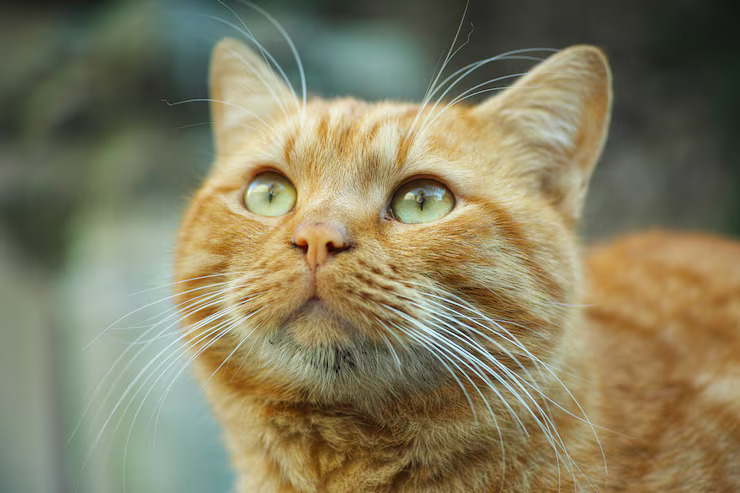
#> input picture images/image3.jpg, 740 x 493 px
$ jupyter execute exp5a.ipynb
#> lines starting #> are read from the running program, lines starting #| are printed output that depends on the picture
[cell 1]
import cv2

[cell 2]
import cv2
import matplotlib.pyplot as plt

img = cv2.imread('images/image3.jpg')
#> img is the input picture: shape (493, 740, 3); mean B, G, R 96.4, 125.9, 132.3
img_rgb = cv2.cvtColor(img, cv2.COLOR_BGR2RGB)
plt.imshow(img_rgb)
plt.axis("off")
plt.show()

[cell 3]
#Observe image properties
import cv2

print("Shape:" , img.shape)
#| Shape: (493, 740, 3)
print("Height:" , img.shape[0])
#| Height: 493
print("Width:", img.shape[1])
#| Width: 740
print("Channels:", img.shape[2])
#| Channels: 3
print("Data Type:", img.dtype)
#| Data Type: uint8
print("Size:", img.size)
#| Size: 1094460

[cell 4]
gray = cv2.cvtColor(img, cv2.COLOR_BGR2GRAY)
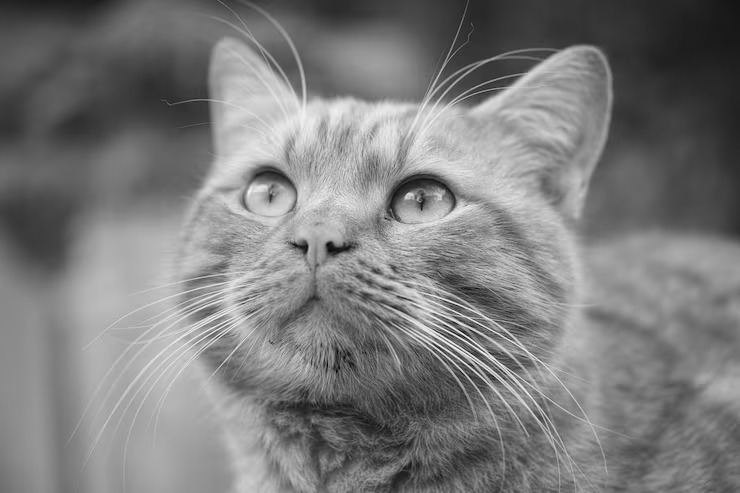
#> gray: shape (493, 740); min 1, max 248, mean 124.4

plt.imshow(gray, cmap="gray")
plt.title("Grayscale Image")
plt.axis("off")
plt.show()

[cell 5]
plt.hist(gray.ravel(),256,[0,256])
plt.show()
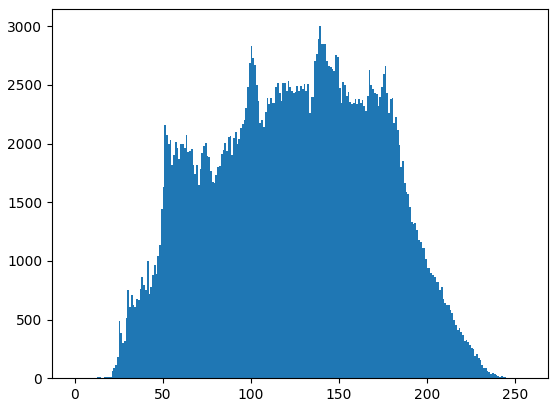
#> figure drawn by matplotlib, 1 panel; tallest bar 3000 high, from x = 139 to 140

[cell 6]
import numpy as np

[cell 7]
r_min = np.min(gray)
#> r_min = 1
r_max = np.max(gray)
#> r_max = 248
print(r_min)
#| 1
print(r_max)
#| 248


if r_max == r_min:
    stretched_manual = gray.copy()
else:
    stretched_manual = ((gray - r_min)*(255/(r_max -r_min))).astype(np.uint8)


cv2.imwrite("strectched_manual.jpg", stretched_manual)
#> Out = True

[cell 8]
plt.figure(figsize=(10,4))

plt.subplot(1,2,1)
plt.imshow(stretched_manual, cmap="gray", vmin=0, vmax=255)
plt.title("Strecthed Image")
plt.axis("off")

plt.subplot(1,2,2)
plt.hist(stretched_manual.ravel(),bins =256, range=(0,255), color='black')
plt.title("Histogram After Strechung")
plt.xlabel("Pixel Intensity")
plt.ylabel("Frequency")

plt.tight_layout()
plt.show()
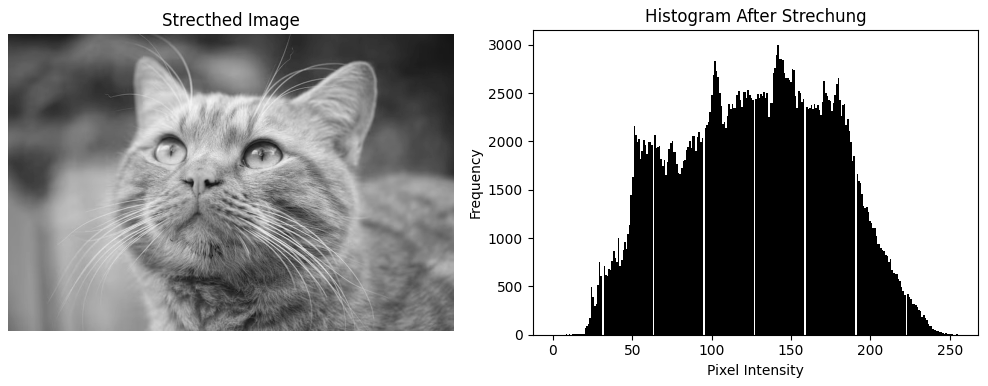
#> figure drawn by matplotlib, 2 panels; panel 2: tallest bar 3000 high, from x = 141.4 to 142.4

r_min = np.min(stretched_manual)
#> r_min = 0
r_max = np.max(stretched_manual)
#> r_max = 255
print(r_min)
#| 0
print(r_max)
#| 255

[cell 9]
#image pixels
print(gray)
#> (printed output is left out)

[cell 10]
print(stretched_manual)
#> (printed output is left out)

$ run again, with images/dog1.jpg copied over images/image3.jpg
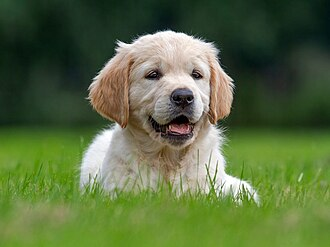
#> input picture images/dog1.jpg, 330 x 247 px
#> img is the input picture: shape (247, 330, 3); mean B, G, R 65.1, 108.2, 89.7
#| Shape: (247, 330, 3)
#| Height: 247
#| Width: 330
#| Channels: 3
#| Data Type: uint8
#| Size: 244530
#> `plt.show()`:
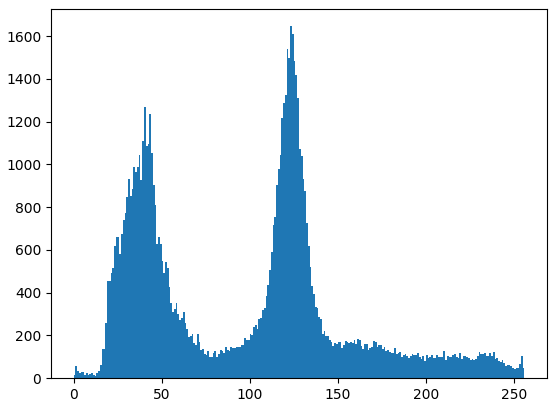
#> figure drawn by matplotlib, 1 panel; tallest bar 1646 high, from x = 123 to 124
#> r_min = 0
#> r_max = 255
#| 0
#| 255
#> Out = True
#> `plt.show()`:
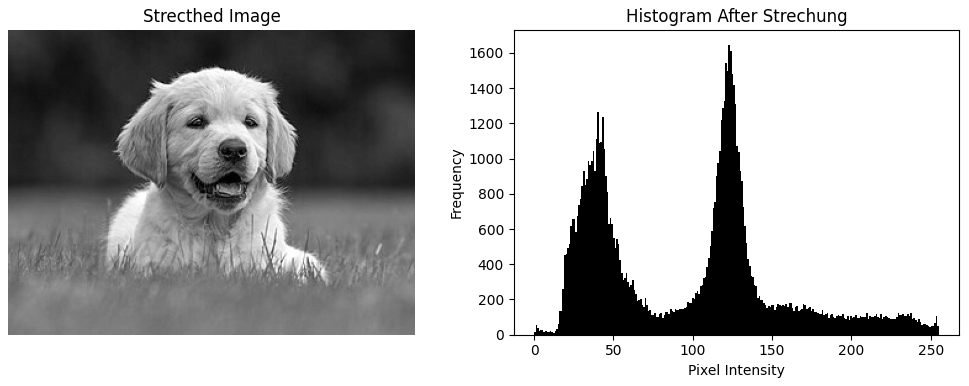
#> figure drawn by matplotlib, 2 panels; panel 2: tallest bar 1646 high, from x = 122.5 to 123.5
#| 0
#| 255
#> (printed output is left out)
#> (printed output is left out)

$ run again, with images/dog2.jpg copied over images/image3.jpg
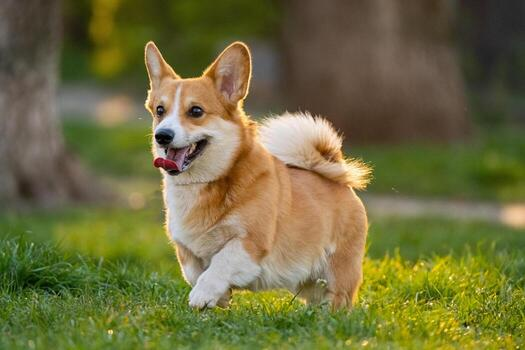
#> input picture images/dog2.jpg, 525 x 350 px
#> img is the input picture: shape (350, 525, 3); mean B, G, R 62.3, 108.9, 112.2
#| Shape: (350, 525, 3)
#| Height: 350
#| Width: 525
#| Channels: 3
#| Data Type: uint8
#| Size: 551250
#> `plt.show()`:
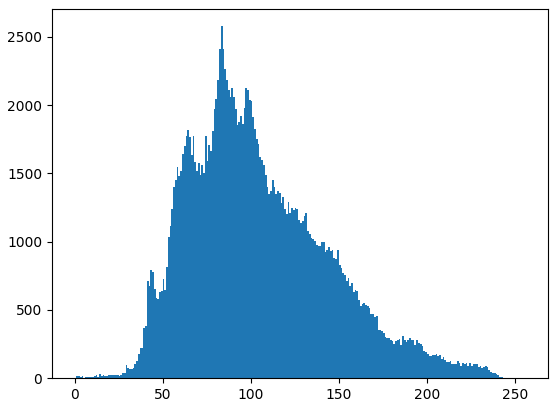
#> figure drawn by matplotlib, 1 panel; tallest bar 2577 high, from x = 83 to 84
#> r_min = 0
#> `r_max = np.max(gray)`: r_max = 251
#| 0
#| 251
#> Out = True
#> `plt.show()`:
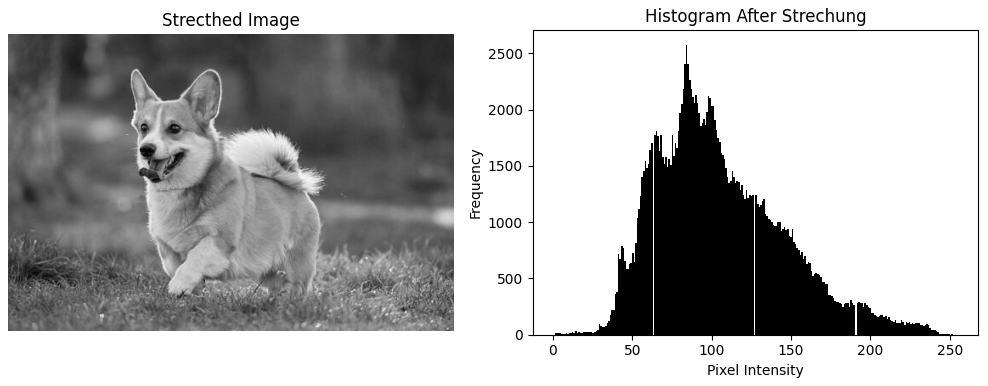
#> figure drawn by matplotlib, 2 panels; panel 2: tallest bar 2577 high, from x = 83.67 to 84.67
#> `r_max = np.max(stretched_manual)`: r_max = 255
#| 0
#| 255
#> (printed output is left out)
#> (printed output is left out)
